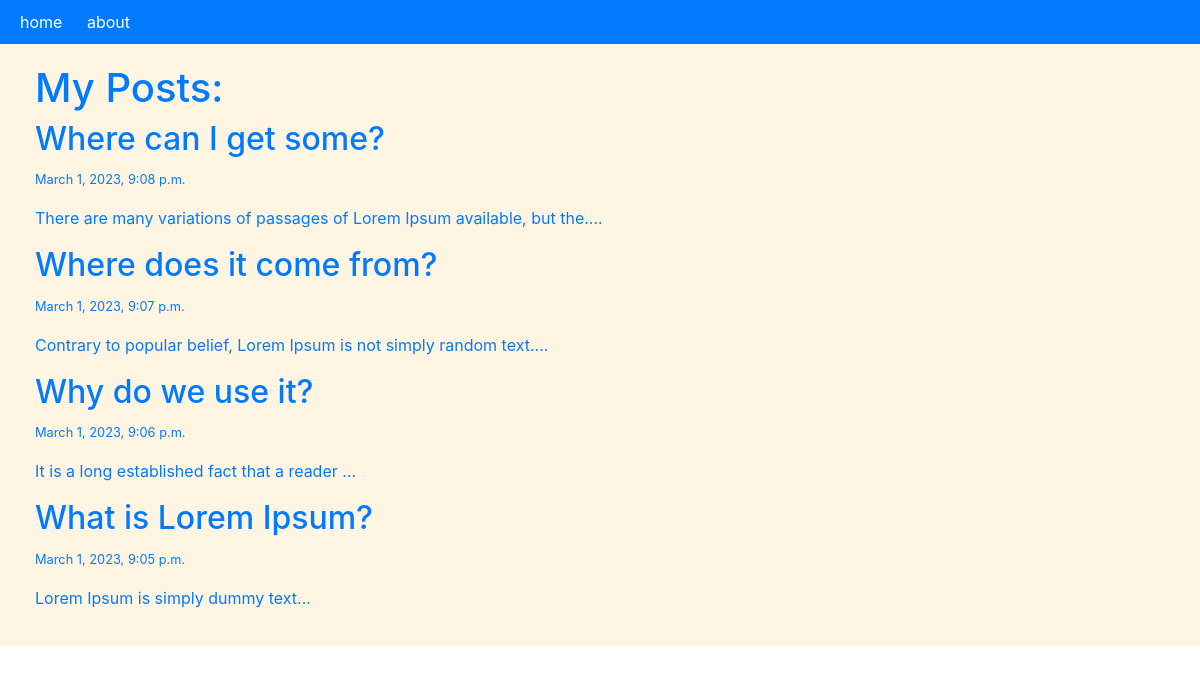
The page / on the database its author committed.
### blog/models.py (models this page shows)
class Post(models.Model):
    user = models.ForeignKey(
        User, on_delete= models.CASCADE,null=True, blank=True)
    title = models.CharField(max_length=250)
    slug = models.SlugField()
    intro = models.TextField()
    body = models.TextField()
    date_added = models.DateTimeField(auto_now_add=True)
    class Meta:
        ordering = ['-date_added']

### blog/views.py (the view)
# urls.py: path('', frontpage, name='frontpage'),
def frontpage(request):
    posts = Post.objects.all()
    user = Post.user
    return render(request, 'blog/frontpage.html', {'posts': posts,'user': user})

### blog/templates/blog/frontpage.html (shortened to what this page needs)
{% extends 'blog/base.html'%}
{%block content%}
    <h1>My Posts:</h1>
    {% for post in posts %}
        <div>
            <h2><a href = "{% url 'post_detail' post.slug%}">{{post.title}}<a></h2>
            <p><small>{{post.date_added}}</small></p>
            <p>{{post.intro}}</p>
        </div>
    {% endfor %}
{% endblock %}

### blog/templates/blog/base.html (shortened to what this page needs)
<!DOCTYPE html>
    <head>
        <link rel="stylesheet" href="https://cdn.jsdelivr.net/npm/bootstrap@4.3.1/dist/css/bootstrap.min.css">
        <link rel="stylesheet" href="/static/css/base.css">
    </head>
    <body>
        <nav class = "navbar ">
            <div class="navbar-div">
                <ul>
                    <li><a href="/"class= "navbar-item">home</a></li>
                    <li><a href="{% url 'temp' %}"class= "navbar-item">about</a></li>
                </ul>
            </div>
        </nav>
        <section class = "section">
            <div class="container">
                {%block content%}
                {%endblock%}
            </div>
        </section>
    </body>
</html>

### blog/static/css/base.css (style rules this page uses)
.navbar { background-color: #007bff; color: #ebe7df; padding: 10px; display: flex; justify-content: space-between; align-items: center; }
.navbar .navbar-div ul { list-style: none; margin: 0; padding: 0; }
.navbar .navbar-div ul li { display: inline-block; }
.navbar .navbar-div ul li .navbar-item { color: #fff; text-decoration: none; padding: 10px; transition: all 0.3s ease; }
.section { padding: 20px; background-color: #fff5e2; }
.section .container { height: 100%; max-width: 1200px; margin: 0 auto; color: #007bff; }

### rows shown on the page
Post: title "Where can I get some?", date_added "March 1, 2023, 9:08 p.m.", intro "There are many variations of passages of Lorem Ipsum available, but the...."
Post: title "Where does it come from?", date_added "March 1, 2023, 9:07 p.m.", intro "Contrary to popular belief, Lorem Ipsum is not simply random text...."
Post: title "Why do we use it?", date_added "March 1, 2023, 9:06 p.m.", intro "It is a long established fact that a reader ..."
Post: title "What is Lorem Ipsum?", date_added "March 1, 2023, 9:05 p.m.", intro "Lorem Ipsum is simply dummy text..."
